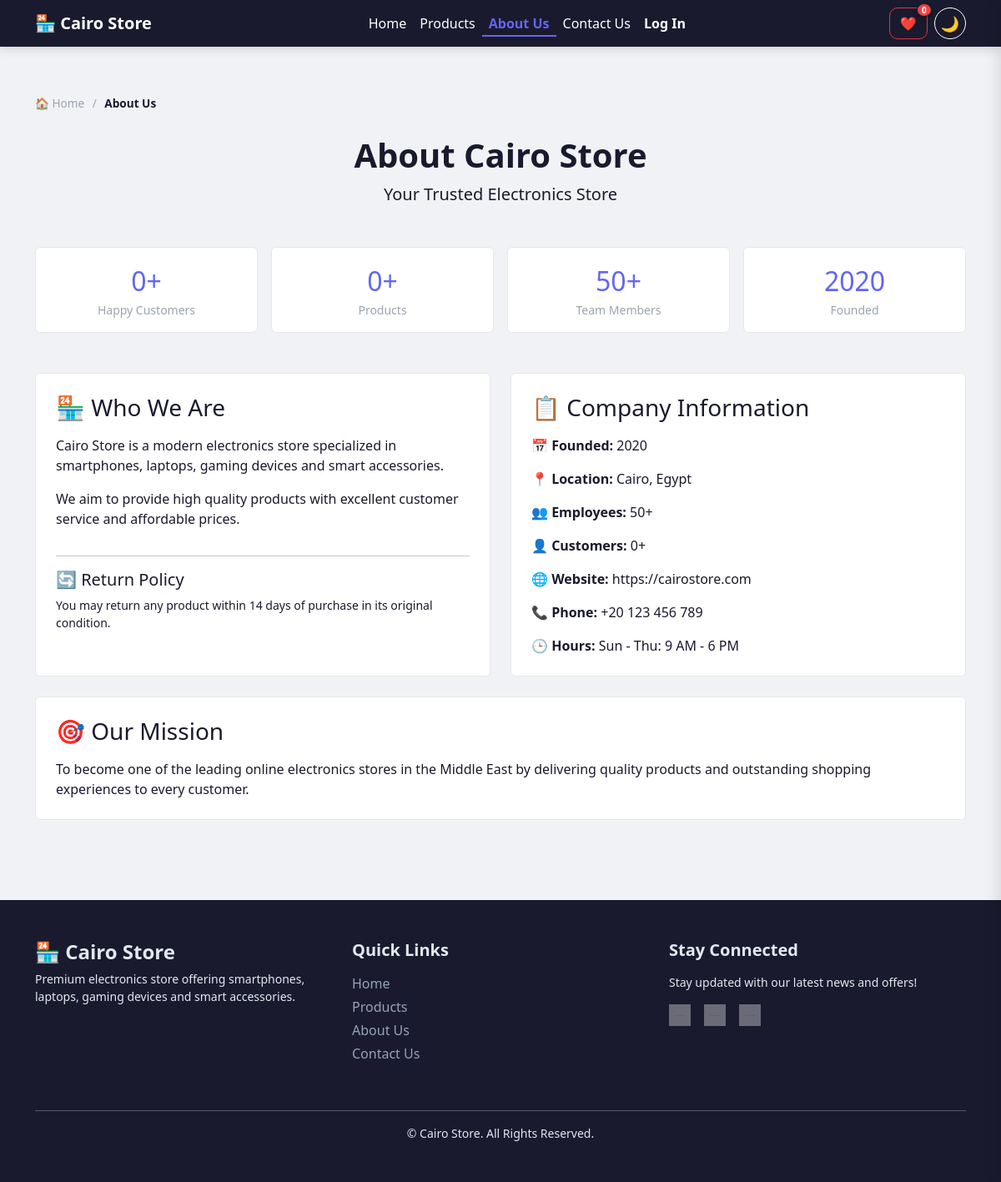
/pages/aboutus.php, run on the app's committed database.
### tables this page shows
CREATE TABLE IF NOT EXISTS website_settings (
    id                   INT UNSIGNED AUTO_INCREMENT PRIMARY KEY,
    created_at           DATETIME NOT NULL DEFAULT CURRENT_TIMESTAMP,
    employees_count      INT UNSIGNED DEFAULT 50,
    site_url             VARCHAR(255) DEFAULT 'https://cairostore.com',
    facebook_url         VARCHAR(255) DEFAULT '#',
    instagram_url        VARCHAR(255) DEFAULT '#',
    snapchat_url         VARCHAR(255) DEFAULT '#',
    whatsapp_number      VARCHAR(30)  DEFAULT NULL,
    tiktok_url           VARCHAR(255) DEFAULT NULL,
    twitter_x_url        VARCHAR(255) DEFAULT NULL,
    google_maps_url      VARCHAR(500) DEFAULT NULL,
    copyright_text       VARCHAR(255) DEFAULT '© Cairo Store. All Rights Reserved.',
    phone_number         VARCHAR(30)  DEFAULT '+20 123 456 789',
    working_hours        VARCHAR(100) DEFAULT 'Sun - Thu: 9 AM - 6 PM',
    logo_path            VARCHAR(300) DEFAULT NULL,
    favicon_path         VARCHAR(300) DEFAULT NULL,
    default_currency     VARCHAR(10)  DEFAULT 'USD',
    default_language     VARCHAR(10)  DEFAULT 'en',
    return_policy        TEXT         DEFAULT NULL,
    privacy_policy       TEXT         DEFAULT NULL,
    terms_and_conditions TEXT         DEFAULT NULL,
    footer_text          TEXT         DEFAULT NULL
);

### helpers/settings_helper.php (called while the page is built)
<?php
function getSiteSettings(): array {
    static $ws = null;
    if ($ws !== null) return $ws;
    try {
        $pdo = getDB();
        $ws  = $pdo->query("SELECT * FROM website_settings LIMIT 1")->fetch() ?: [];
    } catch (Exception $e) {
        $ws = [];
    }
    return $ws;
}

### pages/aboutus.php (the view, shortened to what this page needs)
<?php
require_once __DIR__ . '/../helpers/settings_helper.php';
$pdo = getDB();
$ws  = getSiteSettings();
$phone        = $ws['phone_number']   ?? '+20 123 456 789';
$workingHours = $ws['working_hours']  ?? 'Sun - Thu: 9 AM - 6 PM';
$siteUrl      = $ws['site_url']       ?? 'www.cairostore.com';
$returnPolicy = $ws['return_policy']  ?? '';
$employees    = (int)($ws['employees_count'] ?? 50);
$usersCount    = 0;
$productsCount = 0;
try {
    $usersCount    = (int)$pdo->query("SELECT COUNT(*) FROM users")->fetchColumn();
    $productsCount = (int)$pdo->query("SELECT COUNT(*) FROM products")->fetchColumn();
} catch (Exception $e) {}
require_once __DIR__ . '/../components/header.php';
?>
<?php include '../components/navbar.php'; ?>
<main id="main-content" role="main">
<section class="container py-5">
    <nav class="store-breadcrumb mb-4">
        <a href="/Task(1)/index.php">🏠 Home</a>
        <span class="sep">/</span>
        <span class="current">About Us</span>
    </nav>
    <div class="text-center mb-5">
        <h1 class="fw-bold">About Cairo Store</h1>
        <p class="lead">Your Trusted Electronics Store</p>
    </div>
    <div class="row g-3 mb-5 text-center">
        <div class="col-6 col-md-3">
            <div class="card p-3">
                <div style="font-size:2rem;color:var(--accent);"><?= number_format($usersCount) ?>+</div>
                <small style="color:var(--placeholder-color);">Happy Customers</small>
            </div>
        </div>
        <div class="col-6 col-md-3">
            <div class="card p-3">
                <div style="font-size:2rem;color:var(--accent);"><?= $productsCount ?>+</div>
                <small style="color:var(--placeholder-color);">Products</small>
            </div>
        </div>
        <div class="col-6 col-md-3">
            <div class="card p-3">
                <div style="font-size:2rem;color:var(--accent);"><?= $employees ?>+</div>
                <small style="color:var(--placeholder-color);">Team Members</small>
            </div>
        </div>
        <div class="col-6 col-md-3">
            <div class="card p-3">
                <div style="font-size:2rem;color:var(--accent);">2020</div>
                <small style="color:var(--placeholder-color);">Founded</small>
            </div>
        </div>
    </div>
    <div class="row g-4">
        <div class="col-lg-6">
            <div class="card p-4 h-100">
                <h2 class="h3 mb-3">🏪 Who We Are</h2>
                <p>Cairo Store is a modern electronics store specialized in smartphones, laptops, gaming devices and smart accessories.</p>
                <p>We aim to provide high quality products with excellent customer service and affordable prices.</p>
                <?php if ($returnPolicy): ?>
                <hr>
                <h3 class="h5">🔄 Return Policy</h3>
                <p class="small mb-0"><?= nl2br(htmlspecialchars($returnPolicy)) ?></p>
                <?php endif; ?>
            </div>
        </div>
        <div class="col-lg-6">
            <div class="card p-4 h-100">
                <h2 class="h3 mb-3">📋 Company Information</h2>
                <p>📅 <strong>Founded:</strong> 2020</p>
                <p>📍 <strong>Location:</strong> Cairo, Egypt</p>
                <p>👥 <strong>Employees:</strong> <?= $employees ?>+</p>
                <p>👤 <strong>Customers:</strong> <?= number_format($usersCount) ?>+</p>
                <p>🌐 <strong>Website:</strong> <?= htmlspecialchars($siteUrl) ?></p>
                <p>📞 <strong>Phone:</strong> <?= htmlspecialchars($phone) ?></p>
                <p class="mb-0">🕒 <strong>Hours:</strong> <?= htmlspecialchars($workingHours) ?></p>
            </div>
        </div>
    </div>
    <div class="card mt-4 p-4">
        <h2 class="h3 mb-3">🎯 Our Mission</h2>
        <p class="mb-0">To become one of the leading online electronics stores in the Middle East by delivering quality products and outstanding shopping experiences to every customer.</p>
    </div>
</section>
</main>
<?php include '../components/footer.php'; ?>
</body>
</html>

### components/footer.php (shortened to what this page needs)
<?php
require_once __DIR__ . '/../helpers/settings_helper.php';
$ws = getSiteSettings();
$footerText    = $ws['footer_text']    ?? 'Premium electronics store offering smartphones, laptops, gaming devices and smart accessories.';
$fbUrl         = $ws['facebook_url']   ?? '#';
$igUrl         = $ws['instagram_url']  ?? '#';
$snapUrl       = $ws['snapchat_url']   ?? '#';
$copyrightText = $ws['copyright_text'] ?? ('© ' . date('Y') . ' Cairo Store. All Rights Reserved.');
?>
<footer class="custom-footer mt-5">
    <div class="container py-5">
        <div class="row">
            <div class="col-lg-4 mb-4">
                <h4 class="fw-bold mb-2">🏪 Cairo Store</h4>
                <p class="small" style="color:var(--footer-text);">
                    <?= htmlspecialchars($footerText) ?>
                </p>
            </div>
            <div class="col-lg-4 mb-4">
                <h5 class="fw-semibold mb-3">Quick Links</h5>
                <ul class="list-unstyled">
                    <li class="mb-1"><a href="/Task(1)/index.php">Home</a></li>
                    <li class="mb-1"><a href="/Task(1)/pages/products.php">Products</a></li>
                    <li class="mb-1"><a href="/Task(1)/pages/aboutus.php">About Us</a></li>
                    <li class="mb-1"><a href="/Task(1)/pages/contactus.php">Contact Us</a></li>
                </ul>
            </div>
            <div class="col-lg-4 mb-4">
                <h5 class="fw-semibold mb-3">Stay Connected</h5>
                <p class="small mb-3" style="color:var(--footer-text);">Stay updated with our latest news and offers!</p>
                <div class="d-flex gap-3 mt-2">
                    <a href="<?= htmlspecialchars($fbUrl) ?>" title="Facebook">
                        <img src="https://cdn.simpleicons.org/facebook/white" width="26" height="26" alt="Facebook" loading="lazy"></a>
                    <a href="<?= htmlspecialchars($igUrl) ?>" title="Instagram">
                        <img src="https://cdn.simpleicons.org/instagram/white" width="26" height="26" alt="Instagram" loading="lazy"></a>
                    <a href="<?= htmlspecialchars($snapUrl) ?>" title="Snapchat">
                        <img src="https://cdn.simpleicons.org/snapchat/white" width="26" height="26" alt="Snapchat" loading="lazy"></a>
                </div>
            </div>
        </div>
        <hr>
        <div class="text-center">
            <p class="mb-0 small" style="color:var(--footer-text);">
                <?= htmlspecialchars($copyrightText) ?>
            </p>
        </div>
    </div>
</footer>

### css/style.css (style rules this page uses)
:root { --bg-color: #f0f2f5; --text-color: #1a1a2e; --card-bg: #ffffff; --navbar-bg: #1a1a2e; --navbar-text: #ffffff; --footer-bg: #1a1a2e; --footer-text: #e2e8f0; --footer-link: #94a3b8; --input-bg: #ffffff; --input-border: #d1d5db; --input-text: #1a1a2e; --placeholder-color: #9ca3af; --modal-bg: #ffffff; --modal-text: #1a1a2e; --modal-border: #e5e7eb; --shadow-color: rgba(0, 0, 0, 0.10); --shadow-hover: rgba(0, 0, 0, 0.18); --accent: #6366f1; --accent-hover: #4f46e5; --price-color: #6366f1; --badge-bg: #ef4444; --badge-text: #ffffff; --section-border: #e5e7eb; --card-radius: 14px; --img-height: 180px; --card-height: 320px; --disabled-opacity: 0.45; --dur-fast: 150ms; --dur-base: 250ms; --dur-slow: 400ms; --ease-standard: cubic-bezier(0.4, 0, 0.2, 1); --ease-bounce: cubic-bezier(0.34, 1.56, 0.64, 1); --ease-decelerate: cubic-bezier(0.16, 1, 0.3, 1); }
body { overflow-x: hidden !important; padding-right: 0 !important; min-height: 100vh; background-color: var(--bg-color); color: var(--text-color); transition: background-color var(--dur-slow) ease, color var(--dur-slow) ease; font-family: 'Segoe UI', Tahoma, Geneva, Verdana, sans-serif; }
*, *::before, *::after { margin: 0; padding: 0; box-sizing: border-box; }
.custom-footer { background-color: var(--footer-bg) !important; color: var(--footer-text) !important; transition: background-color var(--dur-slow) ease, color var(--dur-slow) ease; }
.custom-footer p, .custom-footer h4, .custom-footer h5, .custom-footer li, .custom-footer span { color: var(--footer-text) !important; }
.custom-footer a { color: var(--footer-link) !important; text-decoration: none; transition: color var(--dur-fast) ease; }
.custom-footer hr { border-color: var(--section-border) !important; opacity: 0.3; }
.card { background-color: var(--card-bg) !important; color: var(--text-color) !important; border: 1px solid var(--section-border) !important; transition: background-color var(--dur-slow) ease, color var(--dur-slow) ease; }
.card h3, .card h4, .card h5, .card p, .card label, .card strong { color: var(--text-color) !important; }
main[role="main"] { animation: pageEnter var(--dur-base) var(--ease-decelerate) both; }
img.img-error { opacity: 0.4; filter: grayscale(1); }
.store-breadcrumb { padding: 10px 0 4px; font-size: 0.85rem; }
.store-breadcrumb a { color: var(--placeholder-color) !important; text-decoration: none; transition: color var(--dur-fast); }
.store-breadcrumb .sep { margin: 0 6px; color: var(--placeholder-color); }
.store-breadcrumb .current { color: var(--text-color); font-weight: 600; }

### data on the page
website_settings: employees_count "50", return_policy "You may return any product within 14 days of purchase in its original condition.", site_url "https://cairostore.com", phone_number "+20 123 456 789", working_hours "Sun - Thu: 9 AM - 6 PM", footer_text "Premium electronics store offering smartphones, laptops, gaming devices and smart accessories."

### other printed values
$usersCount "0"
$productsCount "0"
